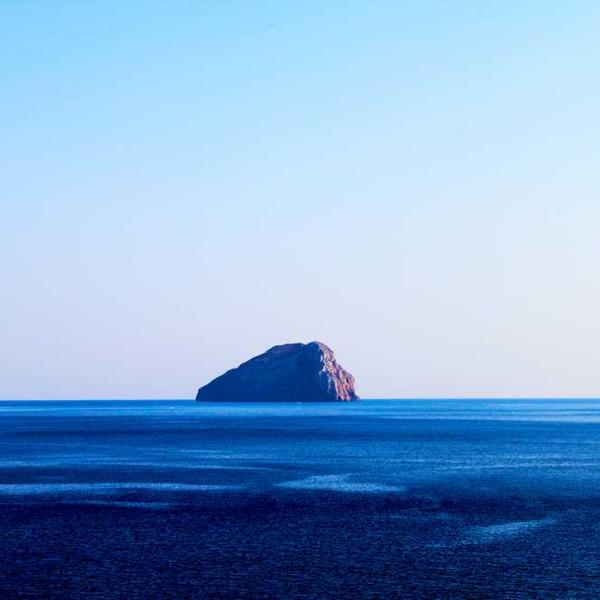
#> input picture CNN/misc/Convolution_Pooling/Assets/test-image.png, 600 x 600 px
$ python pooling.py
#> lines starting #> are read from the running program, lines starting #| are printed output that depends on the picture
from PIL import Image
import numpy as np


def img_load(file):
#> called with file = 'Assets/test-image.png'
    img = Image.open(file)
#> img is the input picture: PIL image 600x600 RGB; mean R, G, B 131.1, 166.6, 206.9
    # img.show()
    return img

def my_pool(img_arr, pool_size, pool_type, stride=None):
    """
    Perform pooling on a 2D input array.

    Parameters:
    - img_arr: 2D array (e.g., output of a convolutional layer)
    - pool_size: Integer specifying the size of the sqaure pooling window
    - pool_type: String specifying the pooling type ("max", "mean", "min")
    - stride: Integer specifying the stride. If None, it defaults to pool_size.

    Returns:
    - out: 2D array after pooling
    """
#> called with pool_size = 10, pool_type = 'max'

    valid_pool_types = {
        "max": np.max,
        "min": np.min,
        "mean": np.mean
    }
    if pool_type not in valid_pool_types.keys():
        raise ValueError("Invalid Pool Type")

    def pool(inp):
        return valid_pool_types[pool_type](inp)

    if stride is None:
        stride = pool_size

    out_height = img_arr.shape[0] // pool_size
#> out_height = 60
    out_width = img_arr.shape[1] // pool_size
#> out_width = 60

    out = np.zeros((out_height, out_width))
    for y in range(out_height):
        for x in range(out_width):
            extracted_inp = img_arr[y*stride:y*stride + pool_size,
                                    x*stride:x*stride + pool_size]
            out[y,x] = pool(extracted_inp)
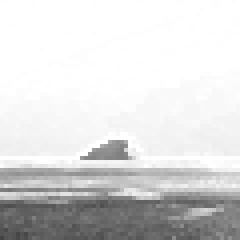
#> out: shape (60, 60) float64 (shown 4 times larger); min 67, max 255, mean 217.4
    return out

def my_upscale(img_arr, scale_factor):
    """
    Upscales a 2D array given a scale factor

    Parameters:
    - img_arr: 2D array (e.g., output of a convolutional layer)
    - scale_factor: int that will generally be equal to the pool size

    Returns:
    - out: 2D array after upscaling
    """
#> called with scale_factor = 10

    height = img_arr.shape[0]
#> height = 60
    width = img_arr.shape[1]
#> width = 60
    out = np.zeros((height*scale_factor, width*scale_factor))
    for y in range(height):
        out_y = y*scale_factor
        for x in range(width):
            out_x = x * scale_factor
            out[out_y:out_y + scale_factor, out_x:out_x+scale_factor] = img_arr[y,x]
#> out: shape (600, 600) float64
    return out


def unpool1(inp: np.ndarray, pool_map: np.ndarray, pool_size: int, stride=None):

    # idea 1 do sliding windows again, this feels slow and against the point
    #   of having a map in the first place

    # idea 2 expand the pool to the same size as the map and element wise multiply
    #   This feels good

    if stride is None:
        stride = pool_size

    inp_height, inp_width, num_depth = inp.shape

    for depth_idx in range(num_depth):
        for y in range(inp_height):
            y_start = y*stride
            y_end = y_start + pool_size
            for x in range(inp_width):
                x_start = x*stride
                x_end = x_start + pool_size

                pool_map[y_start:y_end,
                         x_start:x_end,
                         depth_idx] *= inp[y,x,depth_idx]
    return pool_map

def unpool2(inp: np.ndarray, pool_map: np.ndarray, pool_size: int, stride=None):

    # idea 1 do sliding windows again, this feels slow and against the point
    #   of having a map in the first place

    # idea 2 expand the pool to the same size as the map and element wise multiply
    #   This feels good

    if stride is None:
        stride = pool_size

    inp_height, inp_width, num_depth = inp.shape
    print(pool_map.shape[0] // inp.shape[0])


def main():
    img_paths = [
        "Assets/200pix.png",
        "Assets/test-image.png"
    ]
    img = img_load(img_paths[1])


    img_mat = np.array(img)

    inp = np.array([[1,2,3,4],
                    [5,6,7,8],
                    [9,10,11,12],
                    [13,14,15,16],])


    out_mat = my_pool(img_mat, pool_size=10, pool_type="max")

    scaled_mat = my_upscale(out_mat, scale_factor=10)
    scaled_img = Image.fromarray(scaled_mat)

    img.show()
    scaled_img.show()

    # scaled_img = img.resize((300, 300), Image.NEAREST)
    # out_img.resize((img_mat.shape[0], img_mat.shape[1]), Image.NEAREST).show()


if __name__ == "__main__":
    main()
